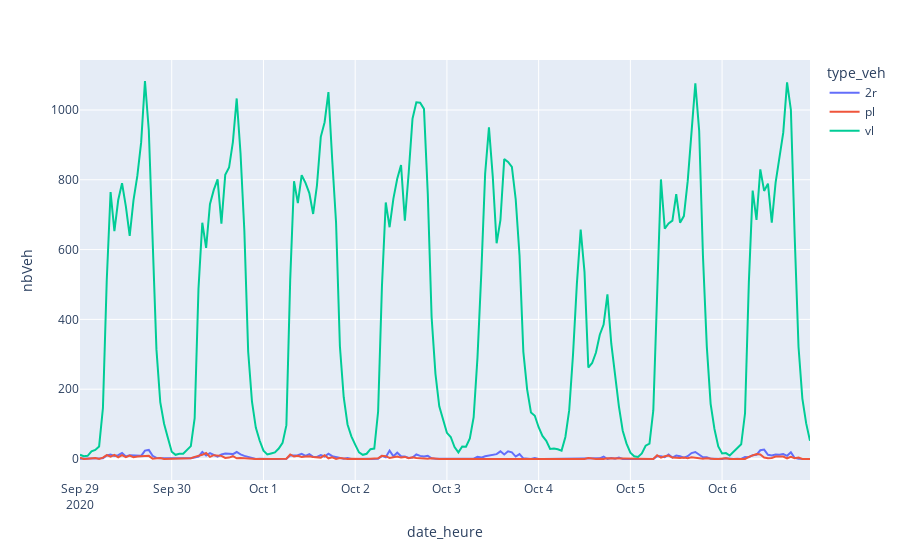

Write notebook code for a chart like this one.
### Code cell
px.line(cpt.dfHeureTypeSens.loc[cpt.dfHeureTypeSens.type_veh.isin(['vl','pl','2r'])].groupby(['date_heure','type_veh']).nbVeh.sum().reset_index(),x='date_heure',y='nbVeh', color='type_veh')

### Figure 1 — Plotly figure (JSON) as saved in the notebook; plotly's stock layout.template omitted (floating-point values rounded to 4 significant figures; data arrays with more than 128 entries replaced by an {"elided": "..."} marker saying what was removed)
{"data": [{"hovertemplate": "type_veh=2r<br>date_heure=%{x}<br>nbVeh=%{y}<extra></extra>", "legendgroup": "2r", "line": {"color": "#636efa", "dash": "solid"}, "mode": "lines", "name": "2r", "orientation": "v", "showlegend": true, "type": "scatter", "x": {"elided": "192 str values"}, "xaxis": "x", "y": {"elided": "192 int values"}, "yaxis": "y"}, {"hovertemplate": "type_veh=pl<br>date_heure=%{x}<br>nbVeh=%{y}<extra></extra>", "legendgroup": "pl", "line": {"color": "#EF553B", "dash": "solid"}, "mode": "lines", "name": "pl", "orientation": "v", "showlegend": true, "type": "scatter", "x": {"elided": "192 str values"}, "xaxis": "x", "y": {"elided": "192 int values"}, "yaxis": "y"}, {"hovertemplate": "type_veh=vl<br>date_heure=%{x}<br>nbVeh=%{y}<extra></extra>", "legendgroup": "vl", "line": {"color": "#00cc96", "dash": "solid"}, "mode": "lines", "name": "vl", "orientation": "v", "showlegend": true, "type": "scatter", "x": {"elided": "192 str values"}, "xaxis": "x", "y": {"elided": "192 int values"}, "yaxis": "y"}], "layout": {"autosize": true, "legend": {"title": {"text": "type_veh"}, "tracegroupgap": 0}, "margin": {"t": 60}, "xaxis": {"anchor": "y", "autorange": true, "domain": [0, 1], "range": ["2020-09-29", "2020-10-06 23:00"], "title": {"text": "date_heure"}, "type": "date"}, "yaxis": {"anchor": "x", "autorange": true, "domain": [0, 1], "range": [-60.17, 1143.0], "title": {"text": "nbVeh"}, "type": "linear"}}}
